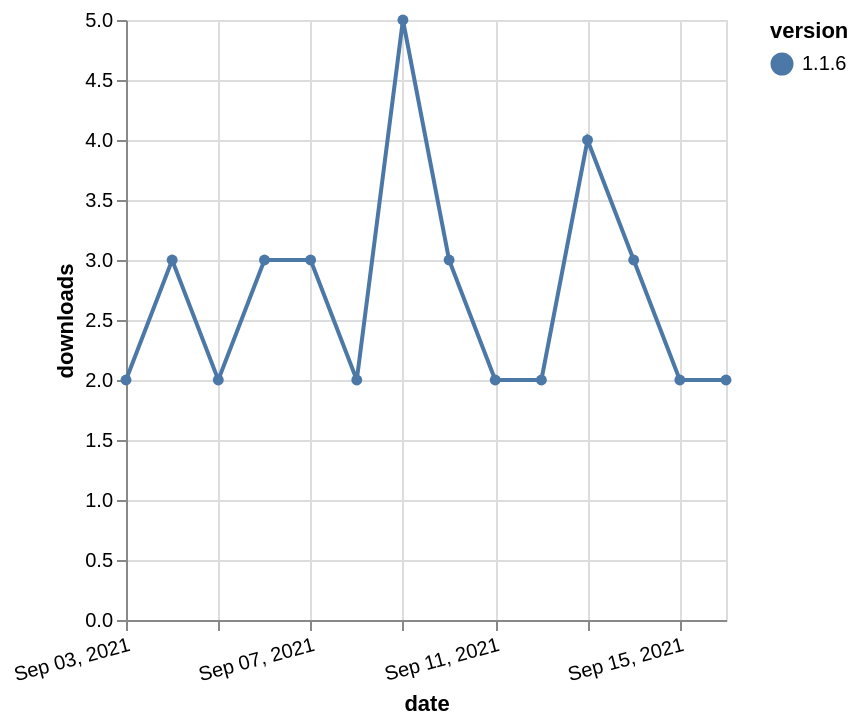

Vega-Lite specification stored for this chart:
### Vega-Lite specification from a JSON file in a GitHub repository (floating-point values rounded to 4 significant figures)
{"$schema": "https://vega.github.io/schema/vega-lite/v5.json", "description": "A simple bar chart with embedded data.", "data": {"values": [{"date": "2021-09-03", "total": 3774, "delta": 2, "version": "1.1.6"}, {"date": "2021-09-04", "total": 3777, "delta": 3, "version": "1.1.6"}, {"date": "2021-09-05", "total": 3779, "delta": 2, "version": "1.1.6"}, {"date": "2021-09-06", "total": 3782, "delta": 3, "version": "1.1.6"}, {"date": "2021-09-07", "total": 3785, "delta": 3, "version": "1.1.6"}, {"date": "2021-09-08", "total": 3787, "delta": 2, "version": "1.1.6"}, {"date": "2021-09-09", "total": 3792, "delta": 5, "version": "1.1.6"}, {"date": "2021-09-10", "total": 3795, "delta": 3, "version": "1.1.6"}, {"date": "2021-09-11", "total": 3797, "delta": 2, "version": "1.1.6"}, {"date": "2021-09-12", "total": 3799, "delta": 2, "version": "1.1.6"}, {"date": "2021-09-13", "total": 3803, "delta": 4, "version": "1.1.6"}, {"date": "2021-09-14", "total": 3806, "delta": 3, "version": "1.1.6"}, {"date": "2021-09-15", "total": 3808, "delta": 2, "version": "1.1.6"}, {"date": "2021-09-16", "total": 3810, "delta": 2, "version": "1.1.6"}]}, "width": "container", "mark": {"type": "line", "point": {"filled": true}}, "encoding": {"x": {"field": "date", "type": "temporal", "timeUnit": "yearmonthdate", "title": "date", "axis": {"labelAngle": -15}}, "y": {"field": "delta", "type": "quantitative", "title": "downloads"}, "color": {"field": "version", "type": "nominal"}, "tooltip": {"field": "delta"}}}
